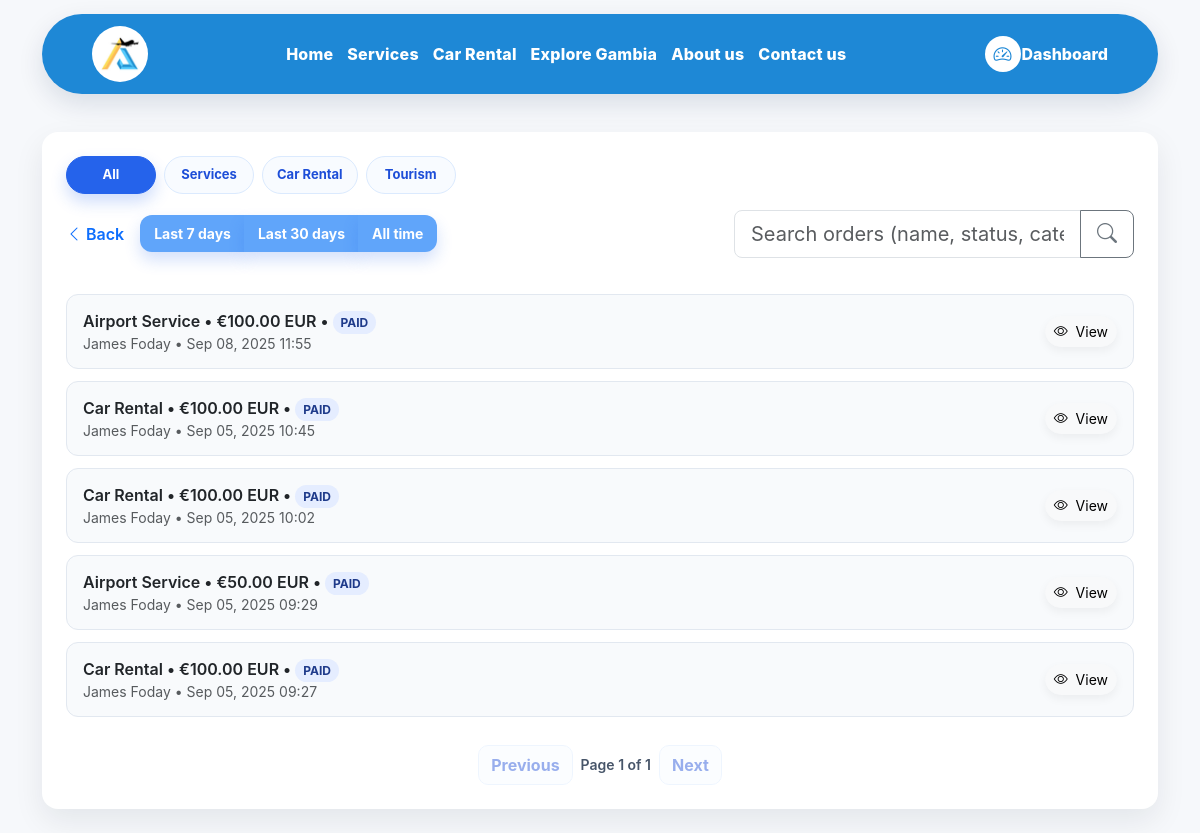
/orders/ (signed in), run on the app's committed database.
### apps/orders/models.py (models this page shows, shortened)
class Order(models.Model):
    class Category(models.TextChoices):
        AIRPORT_SERVICE = "AIRPORT_SERVICE", "Airport Service"
        CAR_RENTAL = "CAR_RENTAL", "Car Rental"
    class Status(models.TextChoices):
        PENDING = "PENDING", "Pending"
        PAID = "PAID", "Paid"
        CANCELED = "CANCELED", "Canceled"
        REFUNDED = "REFUNDED", "Refunded"
    user = models.ForeignKey(
        settings.AUTH_USER_MODEL,
        null=True,
        blank=True,
        on_delete=models.SET_NULL,
        related_name="aircar_orders",       # <-- unique reverse name
        related_query_name="aircar_order",  # <-- unique query name
        help_text="User who placed the order (optional).",
    )
    category = models.CharField(max_length=32, choices=Category.choices, db_index=True)
    amount = models.DecimalField(max_digits=10, decimal_places=2)
    currency = models.CharField(max_length=3, default="EUR")
    status = models.CharField(
        max_length=16, choices=Status.choices, default=Status.PAID, db_index=True
    )
    customer_name = models.CharField(max_length=150, blank=True, default="")
    created_at = models.DateTimeField(auto_now_add=True, db_index=True)
    meta = models.JSONField(default=dict, blank=True)
    class Meta:
        ordering = ["-created_at"]
        indexes = [
            models.Index(fields=["category", "created_at"]),
            models.Index(fields=["status", "created_at"]),
            models.Index(fields=["user", "created_at"]),  # helpful for user-history queries
        ]

### apps/orders/views.py (the view)
# urls.py: path("", orders_list, name="list"),
@login_required
def orders_list(request: HttpRequest):
    q = (request.GET.get("q") or "").strip()
    date_range = (request.GET.get("range") or "").lower()
    tab = (request.GET.get("tab") or "all").lower()
    valid_tabs = {"all", "service", "car", "tourism"}
    if tab not in valid_tabs:
        tab = "all"
    if tab == "tourism":
        qs = PlaceBooking.objects.select_related("place").order_by("-created_at")
        if q:
            qs = qs.filter(
                Q(full_name__icontains=q)
                | Q(email__icontains=q)
                | Q(phone__icontains=q)
                | Q(status__icontains=q)
                | Q(place__name__icontains=q)
            )
    else:
        qs = Order.objects.all().order_by("-created_at")
        if tab == "service":
            qs = qs.filter(category=Order.Category.AIRPORT_SERVICE)
        elif tab == "car":
            qs = qs.filter(category=Order.Category.CAR_RENTAL)
        if q:
            qs = qs.filter(
                Q(customer_name__icontains=q)
                | Q(status__icontains=q)
                | Q(category__icontains=q)
            )
    if date_range in {"week", "7"}:
        since = timezone.now() - timedelta(days=7)
        qs = qs.filter(created_at__gte=since)
    elif date_range in {"month", "30"}:
        since = timezone.now() - timedelta(days=30)
        qs = qs.filter(created_at__gte=since)
    page_obj = Paginator(qs, 15).get_page(request.GET.get("page"))
    return render(request, "orders/orders_list.html", {
        "q": q,
        "date_range": date_range,
        "tab": tab,
        "page_obj": page_obj,
    })

### apps/orders/templates/orders/orders_list.html (shortened to what this page needs)
{% extends "base.html" %}
{% load static %}
{% block extra_head %}
<link rel="stylesheet" href="{% static 'css/dashboard.css' %}">
{% endblock %}
{% block content %}
<div class="orders-wrap container py-4">
  <div class="orders-card card p-4 round-24">
    <div class="orders-tabs mb-3" role="tablist" aria-label="Order categories">
      <a href="{% url 'orders:list' %}?tab=all{% if q %}&q={{ q }}{% endif %}{% if date_range %}&range={{ date_range }}{% endif %}"
         class="orders-tab {% if tab == 'all' %}is-active{% endif %}">
        All
      </a>
      <a href="{% url 'orders:list' %}?tab=service{% if q %}&q={{ q }}{% endif %}{% if date_range %}&range={{ date_range }}{% endif %}"
         class="orders-tab {% if tab == 'service' %}is-active{% endif %}">
        Services
      </a>
      <a href="{% url 'orders:list' %}?tab=car{% if q %}&q={{ q }}{% endif %}{% if date_range %}&range={{ date_range }}{% endif %}"
         class="orders-tab {% if tab == 'car' %}is-active{% endif %}">
        Car Rental
      </a>
      <a href="{% url 'orders:list' %}?tab=tourism{% if q %}&q={{ q }}{% endif %}{% if date_range %}&range={{ date_range }}{% endif %}"
         class="orders-tab {% if tab == 'tourism' %}is-active{% endif %}">
        Tourism
      </a>
    </div>
    <div class="orders-top d-flex align-items-center flex-wrap gap-3 mb-3">
      <a href="/dashboard/" class="orders-back d-inline-flex align-items-center text-decoration-none">
        <i class="bi bi-chevron-left me-1"></i><span class="fw-semibold">Back</span>
      </a>
      <div class="orders-filters btn-group" role="group" aria-label="Range filters">
        <a href="{% url 'orders:list' %}?tab={{ tab }}&range=week{% if q %}&q={{ q }}{% endif %}"
           class="btn btn-pill btn-sm {% if date_range in 'week 7' %}btn-active{% endif %}">
          Last 7 days
        </a>
        <a href="{% url 'orders:list' %}?tab={{ tab }}&range=month{% if q %}&q={{ q }}{% endif %}"
           class="btn btn-pill btn-sm {% if date_range in 'month 30' %}btn-active{% endif %}">
          Last 30 days
        </a>
        <a href="{% url 'orders:list' %}?tab={{ tab }}{% if q %}&q={{ q }}{% endif %}"
           class="btn btn-pill btn-sm {% if not date_range %}btn-active{% endif %}">
          All time
        </a>
      </div>
      <form method="get" class="orders-search ms-auto">
        <div class="input-group">
          <input name="q" value="{{ q }}" class="form-control form-control-lg orders-search-input"
                 placeholder="{% if tab == 'tourism' %}Search tourism bookings…{% else %}Search orders (name, status, category)…{% endif %}"
                 aria-label="Search orders">
          <button class="btn btn-outline-secondary btn-lg orders-search-btn" type="submit">
            <i class="bi bi-search"></i>
          </button>
        </div>
      </form>
    </div>
    {% if page_obj and page_obj.object_list %}
      <div class="orders-list mt-2">
        {% if tab == 'tourism' %}
          {% for b in page_obj.object_list %}
            <div class="list-tile d-flex align-items-center justify-content-between">
              <div class="tile-left">
                <div class="tile-line fw-semibold">
                  {{ b.place.name }}
                  • {{ b.travelers }} traveler{{ b.travelers|pluralize }}
                  • <span class="order-status badge-soft">{{ b.get_status_display|default:b.status }}</span>
                </div>
                <div class="tile-sub text-muted small">
                  {{ b.full_name|default:"—" }} • {{ b.email|default:"—" }} • {{ b.travel_date|date:"M d, Y" }}
                </div>
              </div>
              <div class="tile-right">
                <a href="{% url 'explore:place_detail' b.place.slug %}" class="btn btn-light btn-sm tile-view-btn">
                  <i class="bi bi-eye me-1"></i> View Place
                </a>
              </div>
            </div>
          {% endfor %}
        {% else %}
          {% for o in page_obj.object_list %}
            <div class="list-tile d-flex align-items-center justify-content-between">
              <div class="tile-left">
                <div class="tile-line fw-semibold">
                  {{ o.get_category_display|default:o.category }}
                  • €{{ o.amount }} {{ o.currency|default:"" }}
                  • <span class="order-status badge-soft">{{ o.status|default:"—" }}</span>
                </div>
                <div class="tile-sub text-muted small">
                  {{ o.customer_name|default:"—" }} • {{ o.created_at|date:"M d, Y H:i" }}
                </div>
              </div>
              <div class="tile-right">
                <a href="{% url 'orders:detail' o.id %}" class="btn btn-light btn-sm tile-view-btn">
                  <i class="bi bi-eye me-1"></i> View
                </a>
              </div>
            </div>
          {% endfor %}
        {% endif %}
      </div>
      <nav class="orders-pager d-flex gap-2 justify-content-center mt-3" aria-label="Orders pages">
        <a class="page-link-soft {% if not page_obj.has_previous %}is-disabled{% endif %}"
           href="{% if page_obj.has_previous %}?tab={{ tab }}&q={{ q }}&range={{ date_range }}&page={{ page_obj.previous_page_number }}{% else %}#{% endif %}">
          Previous
        </a>
        <span class="page-info">Page {{ page_obj.number }} of {{ page_obj.paginator.num_pages }}</span>
        <a class="page-link-soft {% if not page_obj.has_next %}is-disabled{% endif %}"
           href="{% if page_obj.has_next %}?tab={{ tab }}&q={{ q }}&range={{ date_range }}&page={{ page_obj.next_page_number }}{% else %}#{% endif %}">
          Next
        </a>
      </nav>
    {% endif %}
  </div>
</div>
{% endblock %}

### static/css/dashboard.css (style rules this page uses)
:root { --bg: #f6f8fb; --surface: #ffffff; --ink: #0f172a; --muted: #475569; --muted-2: #94a3b8; --primary: #2563eb; --accent: #10b981; --shadow: 0 12px 30px rgba(15, 23, 42, 0.08); --radius: 16px; }
body { background: var(--bg) !important; font-family: "Inter", "SF Pro Display", system-ui, -apple-system, sans-serif; color: var(--ink); }
.round-24 { border-radius: 24px; }
.card { border: 0; border-radius: 16px; box-shadow: var(--shadow); background: var(--surface); }
.btn-pill { border: 0; padding: 8px 14px; border-radius: 12px; font-weight: 700; background: var(--primary); color: #fff; box-shadow: 0 8px 16px rgba(37,99,235,.20); text-decoration: none; }
.list-tile { background:#f8fafc; border-radius:12px; padding:14px 16px; margin:12px auto; border:1px solid #e2e8f0; transition: all .15s ease; display:flex; align-items:center; justify-content:space-between; gap:12px; flex-wrap:wrap; }
.tile-view-btn { border-radius: 999px; box-shadow: 0 4px 10px rgba(0,0,0,.05); }
.orders-tabs { display:flex; flex-wrap:wrap; gap:8px; }
.orders-tab { display:inline-flex; align-items:center; justify-content:center; min-width:90px; border:1px solid #dbeafe; background:#f8fbff; color:#1d4ed8; text-decoration:none; font-weight:700; font-size:13px; border-radius:999px; padding:8px 14px; }
.orders-tab.is-active { background:#2563eb; border-color:#2563eb; color:#fff; box-shadow:0 8px 16px rgba(37,99,235,.22); }
.badge-soft { background:#e5edff; color:#1e3a8a; border-radius:999px; padding:4px 8px; font-size:12px; font-weight:700; }
.page-link-soft { text-decoration:none; border:1px solid #dbeafe; background:#f8fbff; color:#1d4ed8; border-radius:10px; padding:7px 12px; font-weight:700; }
.page-link-soft.is-disabled { pointer-events:none; opacity:.45; }
.page-info { display:inline-flex; align-items:center; font-size:14px; font-weight:600; color:#475569; }
.btn-active { background: #60a5fa !important; color: #fff !important; }
body { scroll-padding-top: 70px; }

### data on the page
Order: category "Airport Service", amount "100.00", currency "EUR", status "PAID", customer_name "James Foday", created_at "Sep 08, 2025 11:55"
Order: category "Car Rental", amount "100.00", currency "EUR", status "PAID", customer_name "James Foday", created_at "Sep 05, 2025 10:45"
Order: category "Car Rental", amount "100.00", currency "EUR", status "PAID", customer_name "James Foday", created_at "Sep 05, 2025 10:02"
Order: category "Airport Service", amount "50.00", currency "EUR", status "PAID", customer_name "James Foday", created_at "Sep 05, 2025 09:29"
Order: category "Car Rental", amount "100.00", currency "EUR", status "PAID", customer_name "James Foday", created_at "Sep 05, 2025 09:27"

### other printed values
{{ page_obj.number }} "1"
{{ page_obj.paginator.num_pages }} "1"
